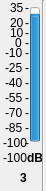
    <widget class="QWidget" name="widget_3" native="true">
     <property name="geometry">
      <rect>
       <x>80</x>
       <y>40</y>
       <width>46</width>
       <height>191</height>
      </rect>
     </property>
     <widget class="QProgressBar" name="progressBar_45">
      <property name="geometry">
       <rect>
        <x>30</x>
        <y>7</y>
        <width>10</width>
        <height>135</height>
       </rect>
      </property>
      <property name="contextMenuPolicy">
       <enum>Qt::DefaultContextMenu</enum>
      </property>
      <property name="toolTip">
       <string>Local Input 1 Meter</string>
      </property>
      <property name="statusTip">
       <string/>
      </property>
      <property name="whatsThis">
       <string/>
      </property>
      <property name="autoFillBackground">
       <bool>false</bool>
      </property>
      <property name="minimum">
       <number>-100</number>
      </property>
      <property name="maximum">
       <number>35</number>
      </property>
      <property name="value">
       <number>24</number>
      </property>
      <property name="textVisible">
       <bool>true</bool>
      </property>
      <property name="orientation">
       <enum>Qt::Vertical</enum>
      </property>
      <property name="invertedAppearance">
       <bool>false</bool>
      </property>
      <property name="format">
       <string>%p%</string>
      </property>
     </widget>
     <widget class="QLabel" name="m0_45">
      <property name="geometry">
       <rect>
        <x>25</x>
        <y>0</y>
        <width>16</width>
        <height>16</height>
       </rect>
      </property>
      <property name="text">
       <string>-</string>
      </property>
     </widget>
     <widget class="QLabel" name="t35_45">
      <property name="geometry">
       <rect>
        <x>10</x>
        <y>0</y>
        <width>16</width>
        <height>16</height>
       </rect>
      </property>
      <property name="text">
       <string>35</string>
      </property>
     </widget>
     <widget class="QLabel" name="tn100_45">
      <property name="geometry">
       <rect>
        <x>3</x>
        <y>135</y>
        <width>31</width>
        <height>16</height>
       </rect>
      </property>
      <property name="text">
       <string>-100</string>
      </property>
     </widget>
     <widget class="QLabel" name="m15_45">
      <property name="geometry">
       <rect>
        <x>25</x>
        <y>15</y>
        <width>16</width>
        <height>16</height>
       </rect>
      </property>
      <property name="text">
       <string>-</string>
      </property>
     </widget>
     <widget class="QLabel" name="m25_45">
      <property name="geometry">
       <rect>
        <x>25</x>
        <y>25</y>
        <width>16</width>
        <height>16</height>
       </rect>
      </property>
      <property name="text">
       <string>-</string>
      </property>
     </widget>
     <widget class="QLabel" name="m90_45">
      <property name="geometry">
       <rect>
        <x>25</x>
        <y>90</y>
        <width>16</width>
        <height>16</height>
       </rect>
      </property>
      <property name="text">
       <string>-</string>
      </property>
     </widget>
     <widget class="QLabel" name="m105_45">
      <property name="geometry">
       <rect>
        <x>25</x>
        <y>105</y>
        <width>16</width>
        <height>16</height>
       </rect>
      </property>
      <property name="text">
       <string>-</string>
      </property>
     </widget>
     <widget class="QLabel" name="m120_45">
      <property name="geometry">
       <rect>
        <x>25</x>
        <y>120</y>
        <width>16</width>
        <height>16</height>
       </rect>
      </property>
      <property name="text">
       <string>-</string>
      </property>
     </widget>
     <widget class="QLabel" name="m135_45">
      <property name="geometry">
       <rect>
        <x>25</x>
        <y>135</y>
        <width>16</width>
        <height>16</height>
       </rect>
      </property>
      <property name="text">
       <string>-</string>
      </property>
     </widget>
     <widget class="QLabel" name="m45_45">
      <property name="geometry">
       <rect>
        <x>25</x>
        <y>45</y>
        <width>16</width>
        <height>16</height>
       </rect>
      </property>
      <property name="text">
       <string>-</string>
      </property>
     </widget>
     <widget class="QLabel" name="m60_45">
      <property name="geometry">
       <rect>
        <x>25</x>
        <y>60</y>
        <width>16</width>
        <height>16</height>
       </rect>
      </property>
      <property name="text">
       <string>-</string>
      </property>
     </widget>
     <widget class="QLabel" name="m75_45">
      <property name="geometry">
       <rect>
        <x>25</x>
        <y>75</y>
        <width>16</width>
        <height>16</height>
       </rect>
      </property>
      <property name="text">
       <string>-</string>
      </property>
     </widget>
     <widget class="QLabel" name="t20_45">
      <property name="geometry">
       <rect>
        <x>10</x>
        <y>15</y>
        <width>16</width>
        <height>16</height>
       </rect>
      </property>
      <property name="text">
       <string>20</string>
      </property>
     </widget>
     <widget class="QLabel" name="t5_45">
      <property name="geometry">
       <rect>
        <x>10</x>
        <y>25</y>
        <width>16</width>
        <height>16</height>
       </rect>
      </property>
      <property name="text">
       <string>10</string>
      </property>
     </widget>
     <widget class="QLabel" name="tn10_45">
      <property name="geometry">
       <rect>
        <x>5</x>
        <y>45</y>
        <width>21</width>
        <height>16</height>
       </rect>
      </property>
      <property name="text">
       <string>-10</string>
      </property>
     </widget>
     <widget class="QLabel" name="tn25_45">
      <property name="geometry">
       <rect>
        <x>5</x>
        <y>60</y>
        <width>21</width>
        <height>16</height>
       </rect>
      </property>
      <property name="text">
       <string>-25</string>
      </property>
     </widget>
     <widget class="QLabel" name="tn40_45">
      <property name="geometry">
       <rect>
        <x>5</x>
        <y>75</y>
        <width>21</width>
        <height>16</height>
       </rect>
      </property>
      <property name="text">
       <string>-40</string>
      </property>
     </widget>
     <widget class="QLabel" name="tn55_45">
      <property name="geometry">
       <rect>
        <x>5</x>
        <y>90</y>
        <width>21</width>
        <height>16</height>
       </rect>
      </property>
      <property name="text">
       <string>-55</string>
      </property>
     </widget>
     <widget class="QLabel" name="tn70_45">
      <property name="geometry">
       <rect>
        <x>5</x>
        <y>105</y>
        <width>21</width>
        <height>16</height>
       </rect>
      </property>
      <property name="text">
       <string>-70</string>
      </property>
     </widget>
     <widget class="QLabel" name="tn85_45">
      <property name="geometry">
       <rect>
        <x>5</x>
        <y>120</y>
        <width>21</width>
        <height>16</height>
       </rect>
      </property>
      <property name="text">
       <string>-85</string>
      </property>
     </widget>
     <widget class="QLabel" name="m35_45">
      <property name="geometry">
       <rect>
        <x>25</x>
        <y>35</y>
        <width>16</width>
        <height>16</height>
       </rect>
      </property>
      <property name="text">
       <string>-</string>
      </property>
     </widget>
     <widget class="QLabel" name="t0_45">
      <property name="geometry">
       <rect>
        <x>15</x>
        <y>35</y>
        <width>16</width>
        <height>16</height>
       </rect>
      </property>
      <property name="text">
       <string>0</string>
      </property>
     </widget>
     <widget class="QLabel" name="value_45">
      <property name="geometry">
       <rect>
        <x>3</x>
        <y>150</y>
        <width>31</width>
        <height>16</height>
       </rect>
      </property>
      <property name="autoFillBackground">
       <bool>false</bool>
      </property>
      <property name="frameShadow">
       <enum>QFrame::Plain</enum>
      </property>
      <property name="text">
       <string>-100</string>
      </property>
     </widget>
     <widget class="QLabel" name="dB_45">
      <property name="geometry">
       <rect>
        <x>27</x>
        <y>150</y>
        <width>16</width>
        <height>16</height>
       </rect>
      </property>
      <property name="font">
       <font>
        <weight>75</weight>
        <bold>true</bold>
       </font>
      </property>
      <property name="text">
       <string>dB</string>
      </property>
     </widget>
     <widget class="QLabel" name="number_45">
      <property name="geometry">
       <rect>
        <x>20</x>
        <y>170</y>
        <width>16</width>
        <height>16</height>
       </rect>
      </property>
      <property name="font">
       <font>
        <weight>75</weight>
        <bold>true</bold>
       </font>
      </property>
      <property name="text">
       <string>3</string>
      </property>
     </widget>
     <widget class="Line" name="line_45">
      <property name="geometry">
       <rect>
        <x>35</x>
        <y>0</y>
        <width>16</width>
        <height>191</height>
       </rect>
      </property>
      <property name="orientation">
       <enum>Qt::Vertical</enum>
      </property>
     </widget>
    </widget>
